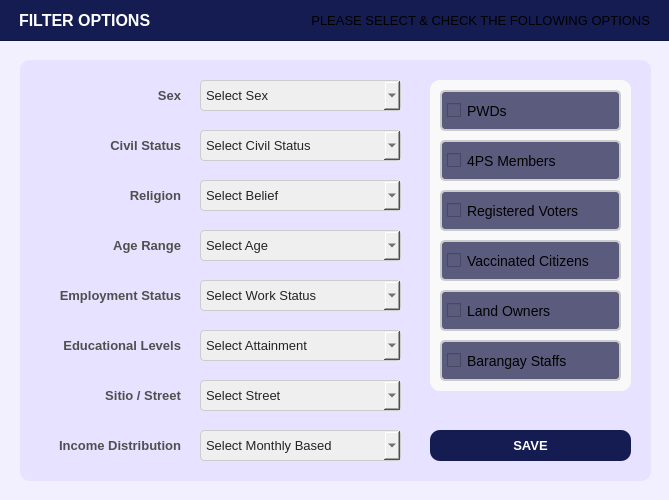
<?xml version="1.0" encoding="UTF-8"?>
<ui version="4.0">
 <class>PopUp_citizenprofileFilterOptions</class>
 <widget class="QDialog" name="PopUp_citizenprofileFilterOptions">
  <property name="geometry">
   <rect>
    <x>0</x>
    <y>0</y>
    <width>669</width>
    <height>500</height>
   </rect>
  </property>
  <property name="sizePolicy">
   <sizepolicy hsizetype="Fixed" vsizetype="Fixed">
    <horstretch>0</horstretch>
    <verstretch>0</verstretch>
   </sizepolicy>
  </property>
  <property name="windowTitle">
   <string>Dialog</string>
  </property>
  <property name="styleSheet">
   <string notr="true">#PopUp_citizenprofileFilterOptions{
	background-color: #f2efff;
}</string>
  </property>
  <widget class="QFrame" name="basePopUpBodyFrame">
   <property name="geometry">
    <rect>
     <x>20</x>
     <y>60</y>
     <width>631</width>
     <height>421</height>
    </rect>
   </property>
   <property name="styleSheet">
    <string notr="true">#basePopUpBodyFrame {
	background-color: #e7e2ff;
	border: none;
	border-radius: 10px;
}</string>
   </property>
   <property name="frameShape">
    <enum>QFrame::Shape::StyledPanel</enum>
   </property>
   <property name="frameShadow">
    <enum>QFrame::Shadow::Raised</enum>
   </property>
   <widget class="QPushButton" name="filteroptions_buttonSave">
    <property name="geometry">
     <rect>
      <x>410</x>
      <y>370</y>
      <width>201</width>
      <height>31</height>
     </rect>
    </property>
    <property name="font">
     <font>
      <family>Arial</family>
      <pointsize>10</pointsize>
      <bold>true</bold>
     </font>
    </property>
    <property name="cursor">
     <cursorShape>PointingHandCursor</cursorShape>
    </property>
    <property name="styleSheet">
     <string notr="true">#filteroptions_buttonSave {
    background-color: #141c52;
    color: white;
    border-radius: 10px;
    padding: 10px; /* Optional: Adjusts spacing inside the button */
}
#filteroptions_buttonSave:hover {
    background-color: #1a237e; /* Slightly lighter blue when hovered */
}
#filteroptions_buttonSave:pressed {
    background-color: #0f1442; /* Darker blue when clicked */
}</string>
    </property>
    <property name="text">
     <string>SAVE</string>
    </property>
   </widget>
   <widget class="QComboBox" name="comboBox_SexOption">
    <property name="geometry">
     <rect>
      <x>180</x>
      <y>20</y>
      <width>201</width>
      <height>31</height>
     </rect>
    </property>
    <property name="font">
     <font>
      <family>Arial</family>
      <pointsize>10</pointsize>
     </font>
    </property>
    <property name="styleSheet">
     <string notr="true">#comboBox_SexOption{
	background-color: rgb(239, 239, 239); /* Correct property name */
    color: #242424; /* Set text color to black for better contrast */
    border: 1px solid #ccc; /* Optional: Add a light border */
    padding: 5px; /* Optional: Add some padding */
    border-radius: 4px; /* Optional: Rounded corners */
}</string>
    </property>
    <property name="placeholderText">
     <string>Select Sex</string>
    </property>
    <property name="duplicatesEnabled">
     <bool>false</bool>
    </property>
    <item>
     <property name="text">
      <string>None</string>
     </property>
    </item>
    <item>
     <property name="text">
      <string>Male</string>
     </property>
    </item>
    <item>
     <property name="text">
      <string>Female</string>
     </property>
    </item>
   </widget>
   <widget class="QLabel" name="filteroptions_labelSex">
    <property name="geometry">
     <rect>
      <x>10</x>
      <y>20</y>
      <width>151</width>
      <height>31</height>
     </rect>
    </property>
    <property name="font">
     <font>
      <family>Arial</family>
      <pointsize>10</pointsize>
      <bold>true</bold>
     </font>
    </property>
    <property name="styleSheet">
     <string notr="true">#filteroptions_labelSex {
	background-color: transparent;
	color: #4f4f4f;
}
</string>
    </property>
    <property name="text">
     <string>Sex</string>
    </property>
    <property name="alignment">
     <set>Qt::AlignmentFlag::AlignRight|Qt::AlignmentFlag::AlignTrailing|Qt::AlignmentFlag::AlignVCenter</set>
    </property>
   </widget>
   <widget class="QLabel" name="filteroptions_labelCivilStatus">
    <property name="geometry">
     <rect>
      <x>10</x>
      <y>70</y>
      <width>151</width>
      <height>31</height>
     </rect>
    </property>
    <property name="font">
     <font>
      <family>Arial</family>
      <pointsize>10</pointsize>
      <bold>true</bold>
     </font>
    </property>
    <property name="styleSheet">
     <string notr="true">#filteroptions_labelCivilStatus {
	background-color: transparent;
	color: #4f4f4f;
}
</string>
    </property>
    <property name="text">
     <string>Civil Status</string>
    </property>
    <property name="alignment">
     <set>Qt::AlignmentFlag::AlignRight|Qt::AlignmentFlag::AlignTrailing|Qt::AlignmentFlag::AlignVCenter</set>
    </property>
   </widget>
   <widget class="QComboBox" name="comboBox_CivilStatus">
    <property name="geometry">
     <rect>
      <x>180</x>
      <y>70</y>
      <width>201</width>
      <height>31</height>
     </rect>
    </property>
    <property name="font">
     <font>
      <family>Arial</family>
      <pointsize>10</pointsize>
     </font>
    </property>
    <property name="styleSheet">
     <string notr="true">#comboBox_CivilStatus{
	background-color: rgb(239, 239, 239); /* Correct property name */
    color: #242424; /* Set text color to black for better contrast */
    border: 1px solid #ccc; /* Optional: Add a light border */
    padding: 5px; /* Optional: Add some padding */
    border-radius: 4px; /* Optional: Rounded corners */
}</string>
    </property>
    <property name="placeholderText">
     <string>Select Civil Status</string>
    </property>
    <property name="duplicatesEnabled">
     <bool>false</bool>
    </property>
    <item>
     <property name="text">
      <string>None</string>
     </property>
    </item>
    <item>
     <property name="text">
      <string>Single</string>
     </property>
    </item>
    <item>
     <property name="text">
      <string>Married</string>
     </property>
    </item>
    <item>
     <property name="text">
      <string>Widowed</string>
     </property>
    </item>
    <item>
     <property name="text">
      <string>Separated</string>
     </property>
    </item>
    <item>
     <property name="text">
      <string>Divorced</string>
     </property>
    </item>
   </widget>
   <widget class="QComboBox" name="comboBox_Religion">
    <property name="geometry">
     <rect>
      <x>180</x>
      <y>120</y>
      <width>201</width>
      <height>31</height>
     </rect>
    </property>
    <property name="font">
     <font>
      <family>Arial</family>
      <pointsize>10</pointsize>
     </font>
    </property>
    <property name="styleSheet">
     <string notr="true">#comboBox_Religion{
	background-color: rgb(239, 239, 239); /* Correct property name */
    color: #242424; /* Set text color to black for better contrast */
    border: 1px solid #ccc; /* Optional: Add a light border */
    padding: 5px; /* Optional: Add some padding */
    border-radius: 4px; /* Optional: Rounded corners */
}</string>
    </property>
    <property name="placeholderText">
     <string>Select Belief</string>
    </property>
    <property name="duplicatesEnabled">
     <bool>false</bool>
    </property>
    <item>
     <property name="text">
      <string>None</string>
     </property>
    </item>
    <item>
     <property name="text">
      <string>Roman Catholic</string>
     </property>
    </item>
    <item>
     <property name="text">
      <string>Islam</string>
     </property>
    </item>
    <item>
     <property name="text">
      <string>Iglesia ni Cristo</string>
     </property>
    </item>
    <item>
     <property name="text">
      <string>Born Again</string>
     </property>
    </item>
    <item>
     <property name="text">
      <string>Evangelical</string>
     </property>
    </item>
    <item>
     <property name="text">
      <string>Others</string>
     </property>
    </item>
   </widget>
   <widget class="QLabel" name="filteroptions_labelReligion">
    <property name="geometry">
     <rect>
      <x>10</x>
      <y>120</y>
      <width>151</width>
      <height>31</height>
     </rect>
    </property>
    <property name="font">
     <font>
      <family>Arial</family>
      <pointsize>10</pointsize>
      <bold>true</bold>
     </font>
    </property>
    <property name="styleSheet">
     <string notr="true">#filteroptions_labelReligion {
	background-color: transparent;
	color: #4f4f4f;
}
</string>
    </property>
    <property name="text">
     <string>Religion</string>
    </property>
    <property name="alignment">
     <set>Qt::AlignmentFlag::AlignRight|Qt::AlignmentFlag::AlignTrailing|Qt::AlignmentFlag::AlignVCenter</set>
    </property>
   </widget>
   <widget class="QComboBox" name="comboBox_AgeRange">
    <property name="geometry">
     <rect>
      <x>180</x>
      <y>170</y>
      <width>201</width>
      <height>31</height>
     </rect>
    </property>
    <property name="font">
     <font>
      <family>Arial</family>
      <pointsize>10</pointsize>
     </font>
    </property>
    <property name="styleSheet">
     <string notr="true">#comboBox_AgeRange{
	background-color: rgb(239, 239, 239); /* Correct property name */
    color: #242424; /* Set text color to black for better contrast */
    border: 1px solid #ccc; /* Optional: Add a light border */
    padding: 5px; /* Optional: Add some padding */
    border-radius: 4px; /* Optional: Rounded corners */
}</string>
    </property>
    <property name="placeholderText">
     <string>Select Age</string>
    </property>
    <property name="duplicatesEnabled">
     <bool>false</bool>
    </property>
    <item>
     <property name="text">
      <string>None</string>
     </property>
    </item>
    <item>
     <property name="text">
      <string>[ Child ] 0 -13</string>
     </property>
    </item>
    <item>
     <property name="text">
      <string>[ Teenager / Minor ] 14 - 17</string>
     </property>
    </item>
    <item>
     <property name="text">
      <string>[ Young Adult ] 18 - 25</string>
     </property>
    </item>
    <item>
     <property name="text">
      <string>[ Adult ] 26 - 35</string>
     </property>
    </item>
    <item>
     <property name="text">
      <string>[ Middle Aged ] 36 - 59</string>
     </property>
    </item>
    <item>
     <property name="text">
      <string>[ Senior Citizen ] 60 +</string>
     </property>
    </item>
   </widget>
   <widget class="QLabel" name="filteroptions_labelAgeRange">
    <property name="geometry">
     <rect>
      <x>10</x>
      <y>170</y>
      <width>151</width>
      <height>31</height>
     </rect>
    </property>
    <property name="font">
     <font>
      <family>Arial</family>
      <pointsize>10</pointsize>
      <bold>true</bold>
     </font>
    </property>
    <property name="styleSheet">
     <string notr="true">#filteroptions_labelAgeRange {
	background-color: transparent;
	color: #4f4f4f;
}
</string>
    </property>
    <property name="text">
     <string>Age Range</string>
    </property>
    <property name="alignment">
     <set>Qt::AlignmentFlag::AlignRight|Qt::AlignmentFlag::AlignTrailing|Qt::AlignmentFlag::AlignVCenter</set>
    </property>
   </widget>
   <widget class="QFrame" name="filteroptions_frameCheckButtons">
    <property name="geometry">
     <rect>
      <x>410</x>
      <y>20</y>
      <width>201</width>
      <height>311</height>
     </rect>
    </property>
    <property name="styleSheet">
     <string notr="true">#filteroptions_frameCheckButtons {
	background-color: rgb(249, 249, 249);
	border: none;
	border-radius: 10px;
}</string>
    </property>
    <property name="frameShape">
     <enum>QFrame::Shape::StyledPanel</enum>
    </property>
    <property name="frameShadow">
     <enum>QFrame::Shadow::Raised</enum>
    </property>
    <widget class="QCheckBox" name="checkBox_isPWD">
     <property name="geometry">
      <rect>
       <x>10</x>
       <y>10</y>
       <width>181</width>
       <height>41</height>
      </rect>
     </property>
     <property name="font">
      <font>
       <family>Arial</family>
       <pointsize>-1</pointsize>
      </font>
     </property>
     <property name="styleSheet">
      <string notr="true">#checkBox_isPWD {
    background-color: #5b5c7d;
    color: #white;
    font-size: 14px; /* Adjust font size if necessary */
    border: 2px solid #ccc; /* Optional border */
    padding: 5px; /* Space around the checkbox */
    border-radius: 5px; /* Rounded corners for a modern look */
    cursor: pointer;
}

/* Hover effect */
#checkBox_isPWD:hover {
    background-color: #696a91; /* Slightly lighter background on hover */
    color: #white; /* Darker text on hover */
}

/* Focus effect */
#checkBox_isPWD:focus {
    outline: none;
    box-shadow: 0 0 3px #4f4f4f; /* Subtle glow when focused */
}

/* Checked state */
#checkBox_isPWD:checked {
    background-color: #515270; /* Darker background for checked state */
    color: #85ff6a; 
	border: 2px solid #85ff6a;
}</string>
     </property>
     <property name="text">
      <string>PWDs</string>
     </property>
    </widget>
    <widget class="QCheckBox" name="checkBox_is4Ps">
     <property name="geometry">
      <rect>
       <x>10</x>
       <y>60</y>
       <width>181</width>
       <height>41</height>
      </rect>
     </property>
     <property name="font">
      <font>
       <family>Arial</family>
       <pointsize>-1</pointsize>
      </font>
     </property>
     <property name="styleSheet">
      <string notr="true">#checkBox_is4Ps {
    background-color: #5b5c7d;
    color: #white;
    font-size: 14px; /* Adjust font size if necessary */
    border: 2px solid #ccc; /* Optional border */
    padding: 5px; /* Space around the checkbox */
    border-radius: 5px; /* Rounded corners for a modern look */
    cursor: pointer;
}

/* Hover effect */
#checkBox_is4Ps:hover {
    background-color: #696a91; /* Slightly lighter background on hover */
    color: #white; /* Darker text on hover */
}

/* Focus effect */
#checkBox_is4Ps:focus {
    outline: none;
    box-shadow: 0 0 3px #4f4f4f; /* Subtle glow when focused */
}

/* Checked state */
#checkBox_is4Ps:checked {
    background-color: #515270; /* Darker background for checked state */
    color: #85ff6a; 
	border: 2px solid #85ff6a;
}</string>
     </property>
     <property name="text">
      <string>4PS Members</string>
     </property>
    </widget>
    <widget class="QCheckBox" name="checkBox_isRegisteredVoter">
     <property name="geometry">
      <rect>
       <x>10</x>
       <y>110</y>
       <width>181</width>
       <height>41</height>
      </rect>
     </property>
     <property name="font">
      <font>
       <family>Arial</family>
       <pointsize>-1</pointsize>
      </font>
     </property>
     <property name="styleSheet">
      <string notr="true">#checkBox_isRegisteredVoter {
    background-color: #5b5c7d;
    color: #white;
    font-size: 14px; /* Adjust font size if necessary */
    border: 2px solid #ccc; /* Optional border */
    padding: 5px; /* Space around the checkbox */
    border-radius: 5px; /* Rounded corners for a modern look */
    cursor: pointer;
}

/* Hover effect */
#checkBox_isRegisteredVoter:hover {
    background-color: #696a91; /* Slightly lighter background on hover */
    color: #white; /* Darker text on hover */
}

/* Focus effect */
#checkBox_isRegisteredVoter:focus {
    outline: none;
    box-shadow: 0 0 3px #4f4f4f; /* Subtle glow when focused */
}

/* Checked state */
#checkBox_isRegisteredVoter:checked {
    background-color: #515270; /* Darker background for checked state */
    color: #85ff6a; 
	border: 2px solid #85ff6a;
}</string>
     </property>
     <property name="text">
      <string>Registered Voters</string>
     </property>
    </widget>
    <widget class="QCheckBox" name="checkBox_isVaccinated">
     <property name="geometry">
      <rect>
       <x>10</x>
       <y>160</y>
       <width>181</width>
       <height>41</height>
      </rect>
     </property>
     <property name="font">
      <font>
       <family>Arial</family>
       <pointsize>-1</pointsize>
      </font>
     </property>
     <property name="styleSheet">
      <string notr="true">#checkBox_isVaccinated {
    background-color: #5b5c7d;
    color: #white;
    font-size: 14px; /* Adjust font size if necessary */
    border: 2px solid #ccc; /* Optional border */
    padding: 5px; /* Space around the checkbox */
    border-radius: 5px; /* Rounded corners for a modern look */
    cursor: pointer;
}

/* Hover effect */
#checkBox_isVaccinated:hover {
    background-color: #696a91; /* Slightly lighter background on hover */
    color: #white; /* Darker text on hover */
}

/* Focus effect */
#checkBox_isVaccinated:focus {
    outline: none;
    box-shadow: 0 0 3px #4f4f4f; /* Subtle glow when focused */
}

/* Checked state */
#checkBox_isVaccinated:checked {
    background-color: #515270; /* Darker background for checked state */
    color: #85ff6a; 
	border: 2px solid #85ff6a;
}</string>
     </property>
     <property name="text">
      <string>Vaccinated Citizens</string>
     </property>
    </widget>
    <widget class="QCheckBox" name="checkBox_isLandOwner">
     <property name="geometry">
      <rect>
       <x>10</x>
       <y>210</y>
       <width>181</width>
       <height>41</height>
      </rect>
     </property>
     <property name="font">
      <font>
       <family>Arial</family>
       <pointsize>-1</pointsize>
      </font>
     </property>
     <property name="styleSheet">
      <string notr="true">#checkBox_isLandOwner {
    background-color: #5b5c7d;
    color: #white;
    font-size: 14px; /* Adjust font size if necessary */
    border: 2px solid #ccc; /* Optional border */
    padding: 5px; /* Space around the checkbox */
    border-radius: 5px; /* Rounded corners for a modern look */
    cursor: pointer;
}

/* Hover effect */
#checkBox_isLandOwner:hover {
    background-color: #696a91; /* Slightly lighter background on hover */
    color: #white; /* Darker text on hover */
}

/* Focus effect */
#checkBox_isLandOwner:focus {
    outline: none;
    box-shadow: 0 0 3px #4f4f4f; /* Subtle glow when focused */
}

/* Checked state */
#checkBox_isLandOwner:checked {
    background-color: #515270; /* Darker background for checked state */
    color: #85ff6a; 
	border: 2px solid #85ff6a;
}</string>
     </property>
     <property name="text">
      <string>Land Owners</string>
     </property>
    </widget>
    <widget class="QCheckBox" name="checkBox_isStaff">
     <property name="geometry">
      <rect>
       <x>10</x>
       <y>260</y>
       <width>181</width>
       <height>41</height>
      </rect>
     </property>
     <property name="font">
      <font>
       <family>Arial</family>
       <pointsize>-1</pointsize>
      </font>
     </property>
     <property name="styleSheet">
      <string notr="true">#checkBox_isStaff {
    background-color: #5b5c7d;
    color: #white;
    font-size: 14px; /* Adjust font size if necessary */
    border: 2px solid #ccc; /* Optional border */
    padding: 5px; /* Space around the checkbox */
    border-radius: 5px; /* Rounded corners for a modern look */
    cursor: pointer;
}

/* Hover effect */
#checkBox_isStaff:hover {
    background-color: #696a91; /* Slightly lighter background on hover */
    color: #white; /* Darker text on hover */
}

/* Focus effect */
#checkBox_isStaff:focus {
    outline: none;
    box-shadow: 0 0 3px #4f4f4f; /* Subtle glow when focused */
}

/* Checked state */
#checkBox_isStaff:checked {
    background-color: #515270; /* Darker background for checked state */
    color: #85ff6a; 
	border: 2px solid #85ff6a;
}</string>
     </property>
     <property name="text">
      <string>Barangay Staffs</string>
     </property>
    </widget>
   </widget>
   <widget class="QComboBox" name="comboBox_EmploymentStatus">
    <property name="geometry">
     <rect>
      <x>180</x>
      <y>220</y>
      <width>201</width>
      <height>31</height>
     </rect>
    </property>
    <property name="font">
     <font>
      <family>Arial</family>
      <pointsize>10</pointsize>
     </font>
    </property>
    <property name="styleSheet">
     <string notr="true">#comboBox_EmploymentStatus{
	background-color: rgb(239, 239, 239); /* Correct property name */
    color: #242424; /* Set text color to black for better contrast */
    border: 1px solid #ccc; /* Optional: Add a light border */
    padding: 5px; /* Optional: Add some padding */
    border-radius: 4px; /* Optional: Rounded corners */
}</string>
    </property>
    <property name="placeholderText">
     <string>Select Work Status</string>
    </property>
    <property name="duplicatesEnabled">
     <bool>false</bool>
    </property>
    <item>
     <property name="text">
      <string>None</string>
     </property>
    </item>
    <item>
     <property name="text">
      <string>Employed</string>
     </property>
    </item>
    <item>
     <property name="text">
      <string>Unemployed</string>
     </property>
    </item>
    <item>
     <property name="text">
      <string>Self Employed</string>
     </property>
    </item>
    <item>
     <property name="text">
      <string>Retired</string>
     </property>
    </item>
    <item>
     <property name="text">
      <string>Student</string>
     </property>
    </item>
   </widget>
   <widget class="QLabel" name="filteroptions_labelEmploymentStatus">
    <property name="geometry">
     <rect>
      <x>10</x>
      <y>220</y>
      <width>151</width>
      <height>31</height>
     </rect>
    </property>
    <property name="font">
     <font>
      <family>Arial</family>
      <pointsize>10</pointsize>
      <bold>true</bold>
     </font>
    </property>
    <property name="styleSheet">
     <string notr="true">#filteroptions_labelEmploymentStatus {
	background-color: transparent;
	color: #4f4f4f;
}
</string>
    </property>
    <property name="text">
     <string>Employment Status</string>
    </property>
    <property name="alignment">
     <set>Qt::AlignmentFlag::AlignRight|Qt::AlignmentFlag::AlignTrailing|Qt::AlignmentFlag::AlignVCenter</set>
    </property>
   </widget>
   <widget class="QLabel" name="filteroptions_labelEducationalLevels">
    <property name="geometry">
     <rect>
      <x>10</x>
      <y>270</y>
      <width>151</width>
      <height>31</height>
     </rect>
    </property>
    <property name="font">
     <font>
      <family>Arial</family>
      <pointsize>10</pointsize>
      <bold>true</bold>
     </font>
    </property>
    <property name="styleSheet">
     <string notr="true">#filteroptions_labelEducationalLevels {
	background-color: transparent;
	color: #4f4f4f;
}
</string>
    </property>
    <property name="text">
     <string>Educational Levels</string>
    </property>
    <property name="alignment">
     <set>Qt::AlignmentFlag::AlignRight|Qt::AlignmentFlag::AlignTrailing|Qt::AlignmentFlag::AlignVCenter</set>
    </property>
   </widget>
   <widget class="QComboBox" name="comboBox_EducationalLevels">
    <property name="geometry">
     <rect>
      <x>180</x>
      <y>270</y>
      <width>201</width>
      <height>31</height>
     </rect>
    </property>
    <property name="font">
     <font>
      <family>Arial</family>
      <pointsize>10</pointsize>
     </font>
    </property>
    <property name="styleSheet">
     <string notr="true">#comboBox_EducationalLevels{
	background-color: rgb(239, 239, 239); /* Correct property name */
    color: #242424; /* Set text color to black for better contrast */
    border: 1px solid #ccc; /* Optional: Add a light border */
    padding: 5px; /* Optional: Add some padding */
    border-radius: 4px; /* Optional: Rounded corners */
}</string>
    </property>
    <property name="placeholderText">
     <string>Select Attainment</string>
    </property>
    <property name="duplicatesEnabled">
     <bool>false</bool>
    </property>
    <item>
     <property name="text">
      <string>None</string>
     </property>
    </item>
    <item>
     <property name="text">
      <string>Elementary</string>
     </property>
    </item>
    <item>
     <property name="text">
      <string>High School</string>
     </property>
    </item>
    <item>
     <property name="text">
      <string>College</string>
     </property>
    </item>
    <item>
     <property name="text">
      <string>Vocational</string>
     </property>
    </item>
    <item>
     <property name="text">
      <string>No Formal Education</string>
     </property>
    </item>
   </widget>
   <widget class="QLabel" name="filteroptions_labelSitio">
    <property name="geometry">
     <rect>
      <x>10</x>
      <y>320</y>
      <width>151</width>
      <height>31</height>
     </rect>
    </property>
    <property name="font">
     <font>
      <family>Arial</family>
      <pointsize>10</pointsize>
      <bold>true</bold>
     </font>
    </property>
    <property name="styleSheet">
     <string notr="true">#filteroptions_labelSitio {
	background-color: transparent;
	color: #4f4f4f;
}
</string>
    </property>
    <property name="text">
     <string>Sitio / Street</string>
    </property>
    <property name="alignment">
     <set>Qt::AlignmentFlag::AlignRight|Qt::AlignmentFlag::AlignTrailing|Qt::AlignmentFlag::AlignVCenter</set>
    </property>
   </widget>
   <widget class="QComboBox" name="comboBox_Sitio">
    <property name="geometry">
     <rect>
      <x>180</x>
      <y>320</y>
      <width>201</width>
      <height>31</height>
     </rect>
    </property>
    <property name="font">
     <font>
      <family>Arial</family>
      <pointsize>10</pointsize>
     </font>
    </property>
    <property name="styleSheet">
     <string notr="true">#comboBox_Sitio{
	background-color: rgb(239, 239, 239); /* Correct property name */
    color: #242424; /* Set text color to black for better contrast */
    border: 1px solid #ccc; /* Optional: Add a light border */
    padding: 5px; /* Optional: Add some padding */
    border-radius: 4px; /* Optional: Rounded corners */
}</string>
    </property>
    <property name="placeholderText">
     <string>Select Street</string>
    </property>
    <property name="duplicatesEnabled">
     <bool>false</bool>
    </property>
    <item>
     <property name="text">
      <string>None</string>
     </property>
    </item>
   </widget>
   <widget class="QLabel" name="filteroptions_labelIncomeDistribution">
    <property name="geometry">
     <rect>
      <x>10</x>
      <y>370</y>
      <width>151</width>
      <height>31</height>
     </rect>
    </property>
    <property name="font">
     <font>
      <family>Arial</family>
      <pointsize>10</pointsize>
      <bold>true</bold>
     </font>
    </property>
    <property name="styleSheet">
     <string notr="true">#filteroptions_labelIncomeDistribution {
	background-color: transparent;
	color: #4f4f4f;
}
</string>
    </property>
    <property name="text">
     <string>Income Distribution</string>
    </property>
    <property name="alignment">
     <set>Qt::AlignmentFlag::AlignRight|Qt::AlignmentFlag::AlignTrailing|Qt::AlignmentFlag::AlignVCenter</set>
    </property>
   </widget>
   <widget class="QComboBox" name="comboBox_IncomeDistribution">
    <property name="geometry">
     <rect>
      <x>180</x>
      <y>370</y>
      <width>201</width>
      <height>31</height>
     </rect>
    </property>
    <property name="font">
     <font>
      <family>Arial</family>
      <pointsize>10</pointsize>
     </font>
    </property>
    <property name="styleSheet">
     <string notr="true">#comboBox_IncomeDistribution{
	background-color: rgb(239, 239, 239); /* Correct property name */
    color: #242424; /* Set text color to black for better contrast */
    border: 1px solid #ccc; /* Optional: Add a light border */
    padding: 5px; /* Optional: Add some padding */
    border-radius: 4px; /* Optional: Rounded corners */
}</string>
    </property>
    <property name="placeholderText">
     <string>Select Monthly Based</string>
    </property>
    <property name="duplicatesEnabled">
     <bool>false</bool>
    </property>
    <item>
     <property name="text">
      <string>None</string>
     </property>
    </item>
    <item>
     <property name="text">
      <string>Below ₱ 500</string>
     </property>
    </item>
    <item>
     <property name="text">
      <string>₱ 501 - ₱ 2,000</string>
     </property>
    </item>
    <item>
     <property name="text">
      <string>₱ 2,001 - ₱ 5,000</string>
     </property>
    </item>
    <item>
     <property name="text">
      <string>₱ 5,001 - ₱ 10,000</string>
     </property>
    </item>
    <item>
     <property name="text">
      <string>₱ 10,001 - ₱ 25,000</string>
     </property>
    </item>
    <item>
     <property name="text">
      <string>₱ 25,001 - ₱ 50,000</string>
     </property>
    </item>
    <item>
     <property name="text">
      <string>₱ 50,001 - ₱ 75,000</string>
     </property>
    </item>
    <item>
     <property name="text">
      <string>₱ 75,001 - ₱ 100,000</string>
     </property>
    </item>
    <item>
     <property name="text">
      <string>₱ 100,001 - ₱ 250,000</string>
     </property>
    </item>
    <item>
     <property name="text">
      <string>₱ 250,001 - ₱ 500,000</string>
     </property>
    </item>
    <item>
     <property name="text">
      <string>₱ 500,001 - ₱ 750,000</string>
     </property>
    </item>
    <item>
     <property name="text">
      <string>₱ 750,001 - ₱ 1,000,000</string>
     </property>
    </item>
    <item>
     <property name="text">
      <string>Above ₱ 1,000,000</string>
     </property>
    </item>
   </widget>
  </widget>
  <widget class="QFrame" name="basePopUpTitleFrame">
   <property name="geometry">
    <rect>
     <x>-1</x>
     <y>-10</y>
     <width>741</width>
     <height>51</height>
    </rect>
   </property>
   <property name="styleSheet">
    <string notr="true">#basePopUpTitleFrame {
	background-color: #141c52;
}</string>
   </property>
   <property name="frameShape">
    <enum>QFrame::Shape::StyledPanel</enum>
   </property>
   <property name="frameShadow">
    <enum>QFrame::Shadow::Raised</enum>
   </property>
   <widget class="QLabel" name="label_titleFilterOptions">
    <property name="geometry">
     <rect>
      <x>20</x>
      <y>10</y>
      <width>201</width>
      <height>41</height>
     </rect>
    </property>
    <property name="font">
     <font>
      <family>Arial</family>
      <pointsize>12</pointsize>
      <bold>true</bold>
     </font>
    </property>
    <property name="styleSheet">
     <string notr="true">#label_titleFilterOptions {
	background-color: transparent;
	color: #FFFFFF;
}
</string>
    </property>
    <property name="text">
     <string>FILTER OPTIONS</string>
    </property>
    <property name="alignment">
     <set>Qt::AlignmentFlag::AlignLeading|Qt::AlignmentFlag::AlignLeft|Qt::AlignmentFlag::AlignVCenter</set>
    </property>
   </widget>
   <widget class="QLabel" name="filteroptions_label">
    <property name="geometry">
     <rect>
      <x>290</x>
      <y>10</y>
      <width>361</width>
      <height>41</height>
     </rect>
    </property>
    <property name="font">
     <font>
      <family>Arial</family>
      <pointsize>10</pointsize>
      <bold>false</bold>
     </font>
    </property>
    <property name="styleSheet">
     <string notr="true">#filteroptions_label {
	background-color: transparent;
	color: #white;
}
</string>
    </property>
    <property name="text">
     <string>PLEASE SELECT &amp; CHECK THE FOLLOWING OPTIONS</string>
    </property>
    <property name="alignment">
     <set>Qt::AlignmentFlag::AlignRight|Qt::AlignmentFlag::AlignTrailing|Qt::AlignmentFlag::AlignVCenter</set>
    </property>
   </widget>
  </widget>
 </widget>
 <resources/>
 <connections/>
</ui>
